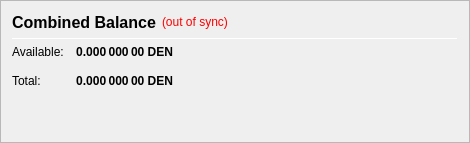
                   <widget class="QFrame" name="frame_CombinedBalances">
                    <property name="minimumSize">
                     <size>
                      <width>470</width>
                      <height>0</height>
                     </size>
                    </property>
                    <property name="frameShape">
                     <enum>QFrame::StyledPanel</enum>
                    </property>
                    <property name="frameShadow">
                     <enum>QFrame::Raised</enum>
                    </property>
                    <layout class="QVBoxLayout" name="verticalLayout_5">
                     <item>
                      <layout class="QHBoxLayout" name="horizontalLayout_5" stretch="0,0,0">
                       <item>
                        <widget class="QLabel" name="label_5z">
                         <property name="minimumSize">
                          <size>
                           <width>0</width>
                           <height>20</height>
                          </size>
                         </property>
                         <property name="font">
                          <font>
                           <pointsize>12</pointsize>
                           <weight>75</weight>
                           <bold>true</bold>
                          </font>
                         </property>
                         <property name="toolTip">
                          <string>Combined Balance (including unconfirmed and immature coins)</string>
                         </property>
                         <property name="text">
                          <string>Combined Balance</string>
                         </property>
                        </widget>
                       </item>
                       <item>
                        <widget class="QLabel" name="labelWalletStatus">
                         <property name="cursor">
                          <cursorShape>WhatsThisCursor</cursorShape>
                         </property>
                         <property name="toolTip">
                          <string>The displayed information may be out of date. Your wallet automatically synchronizes with the DENNODES network after a connection is established, but this process has not completed yet.</string>
                         </property>
                         <property name="styleSheet">
                          <string notr="true">QLabel { color: red; }</string>
                         </property>
                         <property name="text">
                          <string notr="true">(out of sync)</string>
                         </property>
                         <property name="alignment">
                          <set>Qt::AlignLeading|Qt::AlignLeft|Qt::AlignVCenter</set>
                         </property>
                        </widget>
                       </item>
                       <item>
                        <spacer name="horizontalSpacer_1">
                         <property name="orientation">
                          <enum>Qt::Horizontal</enum>
                         </property>
                         <property name="sizeHint" stdset="0">
                          <size>
                           <width>40</width>
                           <height>20</height>
                          </size>
                         </property>
                        </spacer>
                       </item>
                      </layout>
                     </item>
                     <item>
                      <widget class="Line" name="line_CombinedBalance">
                       <property name="minimumSize">
                        <size>
                         <width>0</width>
                         <height>1</height>
                        </size>
                       </property>
                       <property name="maximumSize">
                        <size>
                         <width>16777215</width>
                         <height>1</height>
                        </size>
                       </property>
                       <property name="orientation">
                        <enum>Qt::Horizontal</enum>
                       </property>
                      </widget>
                     </item>
                     <item>
                      <layout class="QGridLayout" name="gridLayout_3">
                       <property name="spacing">
                        <number>12</number>
                       </property>
                       <item row="1" column="0">
                        <widget class="QLabel" name="labelBalanceTextz">
                         <property name="text">
                          <string>Available:</string>
                         </property>
                        </widget>
                       </item>
                       <item row="1" column="1">
                        <widget class="QLabel" name="labelBalancez">
                         <property name="font">
                          <font>
                           <weight>75</weight>
                           <bold>true</bold>
                          </font>
                         </property>
                         <property name="cursor">
                          <cursorShape>IBeamCursor</cursorShape>
                         </property>
                         <property name="toolTip">
                          <string>Your current spendable balance</string>
                         </property>
                         <property name="text">
                          <string notr="true">0.000 000 00 DEN</string>
                         </property>
                         <property name="alignment">
                          <set>Qt::AlignRight|Qt::AlignTrailing|Qt::AlignVCenter</set>
                         </property>
                         <property name="textInteractionFlags">
                          <set>Qt::LinksAccessibleByMouse|Qt::TextSelectableByKeyboard|Qt::TextSelectableByMouse</set>
                         </property>
                        </widget>
                       </item>
                       <item row="2" column="0">
                        <widget class="QLabel" name="labelTotalTextz">
                         <property name="text">
                          <string>Total:</string>
                         </property>
                        </widget>
                       </item>
                       <item row="2" column="1">
                        <widget class="QLabel" name="labelTotalz">
                         <property name="font">
                          <font>
                           <weight>75</weight>
                           <bold>true</bold>
                          </font>
                         </property>
                         <property name="cursor">
                          <cursorShape>IBeamCursor</cursorShape>
                         </property>
                         <property name="toolTip">
                          <string>Total Balance, including all unavailable coins.</string>
                         </property>
                         <property name="text">
                          <string notr="true">0.000 000 00 DEN</string>
                         </property>
                         <property name="alignment">
                          <set>Qt::AlignRight|Qt::AlignTrailing|Qt::AlignVCenter</set>
                         </property>
                         <property name="textInteractionFlags">
                          <set>Qt::LinksAccessibleByMouse|Qt::TextSelectableByKeyboard|Qt::TextSelectableByMouse</set>
                         </property>
                        </widget>
                       </item>
                       <item row="2" column="3">
                        <spacer name="horizontalSpacer_2">
                         <property name="orientation">
                          <enum>Qt::Horizontal</enum>
                         </property>
                         <property name="sizeHint" stdset="0">
                          <size>
                           <width>40</width>
                           <height>20</height>
                          </size>
                         </property>
                        </spacer>
                       </item>
                      </layout>
                     </item>
                     <item>
                      <spacer name="verticalSpacer_1">
                       <property name="orientation">
                        <enum>Qt::Vertical</enum>
                       </property>
                       <property name="sizeHint" stdset="0">
                        <size>
                         <width>20</width>
                         <height>40</height>
                        </size>
                       </property>
                      </spacer>
                     </item>
                    </layout>
                   </widget>
